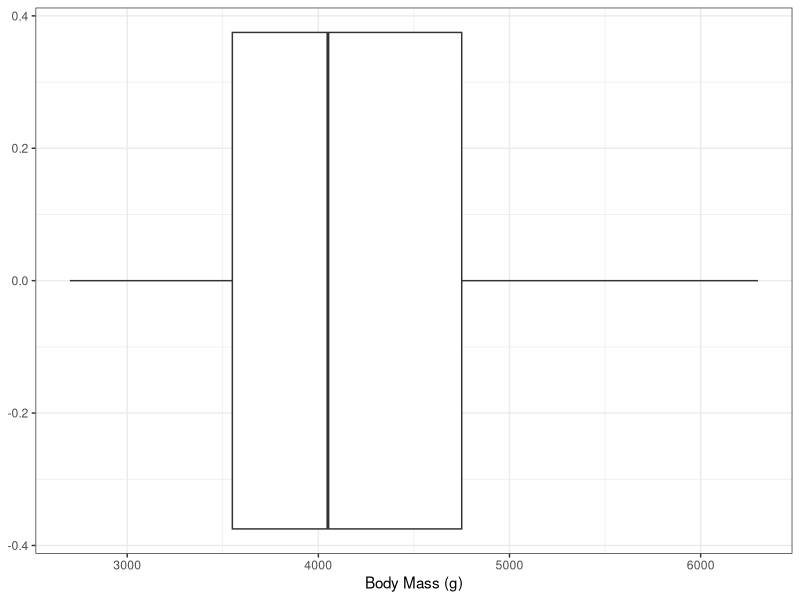
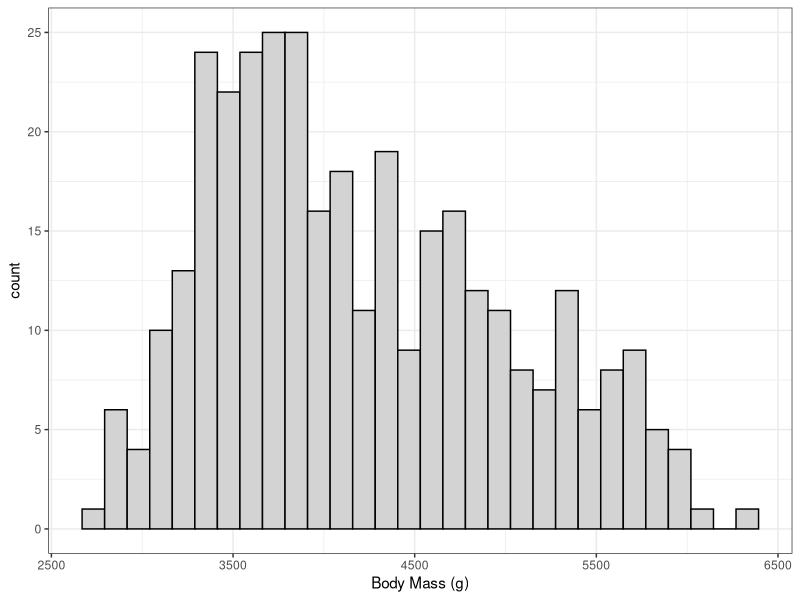
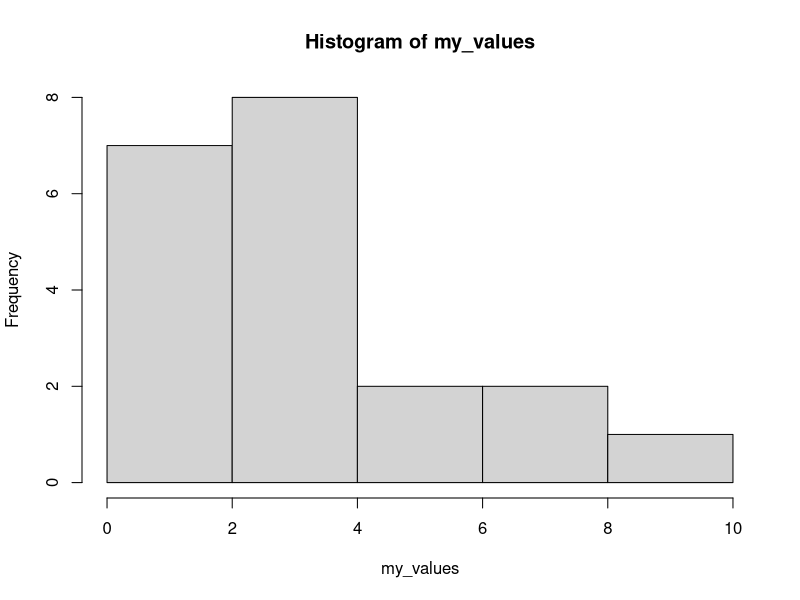
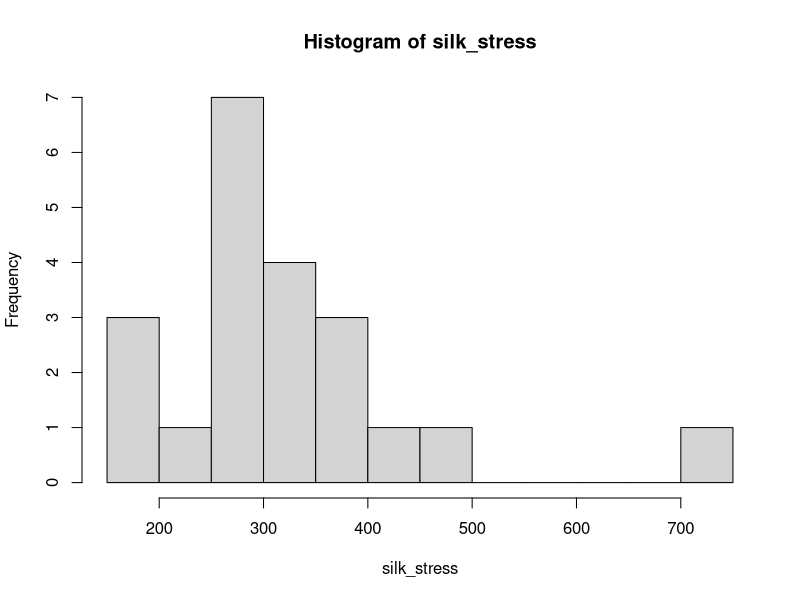

Write the R code that produced these figures, in order.
## ---- chunk 1
my_values <- c(1, 2, 2, 3, 4, 5, 6.3212, 3)
mean(my_values)
## ---- chunk 2
#| echo: true
my_values <- c(1, 2, 2, 3, 4, 5, 6.3212, 3)
var(my_values)
## ---- chunk 3
#| echo: true
sd(my_values)
var(my_values)
sd(my_values)^2 # the sd is the square root of the variance
## ---- chunk 4
#| fig-height: 1.5
#| echo: false
library(ggplot2)
library(palmerpenguins)
theme_set(theme_bw())

ggplot(penguins) + 
    aes(y = body_mass_g) +
    geom_boxplot() +
    labs(y = "Body Mass (g)") +
    coord_flip()
## ---- chunk 5
#| echo: false
ggplot(penguins) + 
    aes(x = body_mass_g) +
    geom_histogram(colour = 1, fill = "lightgrey") +
    labs(x = "Body Mass (g)")
## ---- chunk 6
my_values <- c(1, 1, 1, 2, 2, 2, 2, 3, 3, 3, 3, 3, 4, 4, 4, 5, 6, 7, 8, 10)
length(my_values) # number of observations
hist(my_values)
## ---- chunk 7
silk_stress <- c(164.00, 173.00, 176.10, 236.10, 251.30, 270.50, 270.50,
    272.40, 282.20, 288.80, 290.70, 300.60, 327.20, 329.00,
    332.10, 351.70, 358.20, 362.00, 448.90, 478.70, 740.20)
hist(silk_stress, breaks = 10)
## ---- chunk 8
group <- c(78.00, 95.00, 96.00, 103.00, 112.00, 134.00, 141.00, 145.00, 147.00,
    148.00, 153.00, 158.00, 172.00, 172.00, 200.00, 255.00, 271.00, 359.00)

individual <- c(128.00, 128.00, 158.00, 159.00, 160.00, 163.00, 164.00, 188.00, 195.00,
    198.00, 220.00, 221.00, 223.00, 226.00, 227.00, 283.00)
## ---- chunk 9
g1 <- c(1, 2, 3, 4, 5, 6)
g2 <- c(4, 3, 5, 2, 3, 4)
g3 <- c(6, 7, 4, 7, 8, 9, 5, 6)
g4 <- c(7, 4, 5, 7, 3, 6, 7)
g5 <- c(7, 7, 7, 7, 5, 12)
g6 <- c(2, 3, 4)
g7 <- c(4, 3, 4, 3, 2, 1, 0, 0, 0, 0, 0, 0)
all_g <- c(g1, g2, g3, g4, g5, g6, g7)
all_means <- c(mean(g1), mean(g2), mean(3), mean(4), mean(5), mean(6), mean(7))
# sd(all_g)
# sd(all_means)
